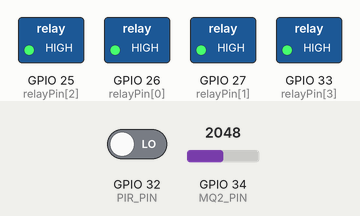
Bench run of a sketch on a simulated ESP32. On the bench: switched loads named in the sketch (green lamp = pin HIGH). The inputs (shaded band) are chosen by the test bench; at power-on: GPIO 32 (PIR_PIN) LOW, GPIO 34 (MQ2_PIN) = 2048. WiFi joins after 1.5 s; servers stay silent unless stated; no MQTT or app messages arrive unless stated; what the sketch prints to the serial monitor is not drawn.

Above: at 0.1 s.
At 72.6 s:
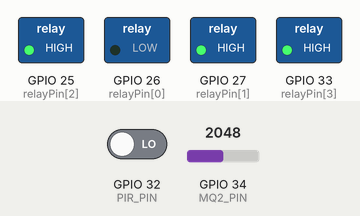
At 73.6 s:
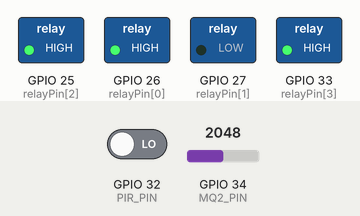
At 74.6 s:
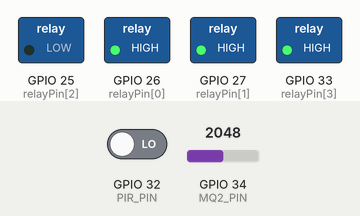
At 75.6 s:
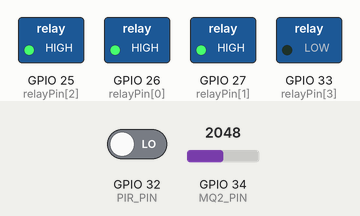
Timing chart, 0 to 77.5 s (numbered marks = the images above):
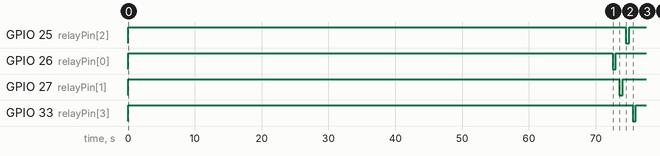

The sketch:

smart_home_esp32.ino
```cpp
#include <WiFi.h>
#include <WiFiClientSecure.h>
#include <PubSubClient.h>
#include <ArduinoJson.h>
#include "credentials.h" // 🔥 Security: Credentials stored in ignored file

/* ================= WIFI ================= */
const char* ssid = WIFI_SSID;
const char* pass = WIFI_PASS;

/* ================= MQTT (HiveMQ Cloud) ================= */
const char* mqtt_server = MQTT_SERVER;
const int   mqtt_port   = MQTT_PORT;
const char* mqtt_user   = MQTT_USER;
const char* mqtt_pass   = MQTT_PASS;

/* ================= MQTT TOPICS ================= */
const char* STATUS_TOPIC = "home/status"; // 🔥 NEW: For Online/Offline tracking
const char* GAS_TOPIC    = "home/sensor/gas";
const char* MOTION_TOPIC = "home/sensor/motion";

const char* RELAY_SET_TOPIC[4] = {
  "home/relay1/set",
  "home/relay2/set",
  "home/relay3/set",
  "home/relay4/set"
};

const char* RELAY_STATE_TOPIC[4] = {
  "home/relay1/state",
  "home/relay2/state",
  "home/relay3/state",
  "home/relay4/state"
};

/* ================= GPIO (SAFE PINS) ================= */
const int relayPin[4] = {26, 27, 25, 33};   // ACTIVE-LOW relays
const int PIR_PIN = 32;
const int MQ2_PIN = 34;                    // ADC only

/* ================= GAS LOGIC ================= */
const int GAS_THRESHOLD = 400;
const int NUM_SAMPLES = 10;
const unsigned long GAS_SUSTAIN_TIME = 10000;  // 10s high to confirm leak
bool gasLeakActive = false;
unsigned long leakStartTime = 0;
float baseline = 0;  // Auto-detected in setup

/* ================= PIR LOGIC ================= */
const unsigned long PIR_DEBOUNCE = 300;
int lastPirState = -1;
unsigned long lastPirTime = 0;

/* ================= RELAY STATE ================= */
bool relayState[4] = {false, false, false, false};

/* ================= MQTT CLIENT ================= */
WiFiClientSecure espClient;
PubSubClient client(espClient);

/* ================= UTILITY: AVERAGE ADC READ ================= */
float readAveragedMQ2() {
  long sum = 0;
  for (int i = 0; i < NUM_SAMPLES; i++) {
    sum += analogRead(MQ2_PIN);
    delay(10);
  }
  return (float)sum / NUM_SAMPLES;
}

/* ================= WIFI ================= */
void setup_wifi() {
  Serial.print("Connecting to WiFi: ");
  Serial.println(ssid);
  WiFi.begin(ssid,pass);

  unsigned long startAttemptTime = millis();
  while (WiFi.status() != WL_CONNECTED && millis() - startAttemptTime < 30000) {
    delay(500);
    Serial.print(".");
  }
  if (WiFi.status() == WL_CONNECTED) {
    Serial.println("\nWiFi connected");
    Serial.print("IP: "); Serial.println(WiFi.localIP());
  }
}

/* ================= RELAY STATE SYNC ================= */
void publishRelayStates() {
  for (int i = 0; i < 4; i++) {
    StaticJsonDocument<64> doc;
    doc["state"] = relayState[i] ? "ON" : "OFF";
    char payload[64];
    serializeJson(doc, payload);
    client.publish(RELAY_STATE_TOPIC[i], payload, true); // retained
    Serial.printf("[SYNC] Relay %d: %s\n", i+1, relayState[i] ? "ON" : "OFF");
  }
}

/* ================= MQTT CALLBACK ================= */
void mqttCallback(char* topic, byte* payload, unsigned int length) {
  payload[length] = '\0';
  String msg = String((char*)payload);
  Serial.printf("[MQTT INCOMING] Topic: %s | Payload: %s\n", topic, msg.c_str());

  for (int i = 0; i < 4; i++) {
    if (String(topic) == RELAY_SET_TOPIC[i]) {
      StaticJsonDocument<64> doc;
      if (deserializeJson(doc, msg) == DeserializationError::Ok) {
        bool newState = (doc["state"] == "ON");
        if (newState != relayState[i]) {
          relayState[i] = newState;
          digitalWrite(relayPin[i], relayState[i] ? LOW : HIGH);

          StaticJsonDocument<64> resp;
          resp["state"] = relayState[i] ? "ON" : "OFF";
          char out[64];
          serializeJson(resp, out);
          client.publish(RELAY_STATE_TOPIC[i], out, true);
        }
      }
    }
  }
}

/* ================= MQTT RECONNECT ================= */
void reconnect() {
  while (!client.connected()) {
    Serial.print("Connecting to MQTT...");

    // 🔥 ENHANCED: Connect with Last Will and Testament (LWT)
    if (client.connect("ESP32-SMART-HOME", mqtt_user, mqtt_pass, STATUS_TOPIC, 1, true, "OFFLINE")) {
      Serial.println("connected");

      client.publish(STATUS_TOPIC, "ONLINE", true);

      for (int i = 0; i < 4; i++) {
        client.subscribe(RELAY_SET_TOPIC[i]);
      }

      publishRelayStates();
    } else {
      Serial.print("failed, rc=");
      Serial.println(client.state());
      delay(5000);
    }
  }
}

/* ================= SETUP ================= */
void setup() {
  Serial.begin(115200);
  Serial.println("\n=== ESP32 Smart Home Boot ===");

  for (int i = 0; i < 4; i++) {
    pinMode(relayPin[i], OUTPUT);
    digitalWrite(relayPin[i], HIGH); // OFF
    Serial.printf("Relay %d (Pin %d): Initialized OFF\n", i+1, relayPin[i]);
  }

  pinMode(PIR_PIN, INPUT);
  pinMode(MQ2_PIN, INPUT);

  // MQ2 WARM-UP (60s)
  Serial.println("=== MQ2 Warm-Up (60s) ===");
  unsigned long warmUpStart = millis();
  while (millis() - warmUpStart < 60000) {
    if ((millis() - warmUpStart) % 10000 < 1000) {
      Serial.printf("Warming up... %ds\n", (int)((millis() - warmUpStart) / 1000));
    }
    delay(1000);
  }

  // AUTO-CALIBRATE BASELINE
  Serial.println("=== Calibrating MQ2 Baseline (10s) ===");
  float sumBaseline = 0;
  for (int i = 0; i < 10; i++) {
    sumBaseline += readAveragedMQ2();
    delay(1000);
    Serial.print(".");
  }
  baseline = sumBaseline / 10.0;
  Serial.printf("\nBaseline detected: %.0f\n", baseline);

  setup_wifi();

  espClient.setInsecure();
  client.setServer(mqtt_server, mqtt_port);
  client.setCallback(mqttCallback);

  // MANUAL RELAY TEST
  Serial.println("=== MANUAL RELAY TEST ===");
  for (int i = 0; i < 4; i++) {
    digitalWrite(relayPin[i], LOW); delay(500);
    digitalWrite(relayPin[i], HIGH); delay(500);
  }

  reconnect();
  Serial.println("System Ready");
}

/* ================= LOOP ================= */
void loop() {
  if (!client.connected()) reconnect();
  client.loop();

  unsigned long now = millis();

  // HEARTBEAT
  static unsigned long lastHeartbeat = 0;
  if (now - lastHeartbeat > 30000) {
    lastHeartbeat = now;
    client.publish(STATUS_TOPIC, "ONLINE", true);
  }

  /* -------- MQ-2 GAS SENSOR -------- */
  static unsigned long lastGasRead = 0;
  if (now - lastGasRead > 2000) {
    lastGasRead = now;
    float rawValue = readAveragedMQ2();

    if (rawValue > GAS_THRESHOLD) {
      if (!gasLeakActive) leakStartTime = now;
      if (now - leakStartTime >= GAS_SUSTAIN_TIME) {
        if (!gasLeakActive) {
          gasLeakActive = true;
          StaticJsonDocument<128> doc;
          doc["value"] = rawValue;
          doc["leak"] = true;
          doc["baseline"] = baseline;
          char payload[128];
          serializeJson(doc, payload);
          client.publish(GAS_TOPIC, payload);
          Serial.printf("[GAS ALERT] Leak confirmed: %.0f\n", rawValue);
        }
      }
    } else if (gasLeakActive) {
      gasLeakActive = false;
      StaticJsonDocument<128> doc;
      doc["value"] = rawValue;
      doc["leak"] = false;
      doc["baseline"] = baseline;
      char payload[128];
      serializeJson(doc, payload);
      client.publish(GAS_TOPIC, payload);
      Serial.println("[GAS CLEARED]");
    }
  }

  /* -------- PIR MOTION SENSOR -------- */
  int pirState = digitalRead(PIR_PIN);
  static int lastPirState = -1;
  static unsigned long lastPirTime = 0;

  if (pirState != lastPirState && (now - lastPirTime > PIR_DEBOUNCE)) {
    lastPirState = pirState;
    lastPirTime = now;
    StaticJsonDocument<64> doc;
    doc["motion"] = pirState;
    char payload[64];
    serializeJson(doc, payload);
    client.publish(MOTION_TOPIC, payload);
    Serial.println(pirState ? "[PIR] Motion Detected" : "[PIR] Clear");
  }

  delay(200);
}
```

credentials_template.h
```cpp
/*
 *  SMART HOME CREDENTIALS TEMPLATE
 *  Rename this file to 'credentials.h' and fill in your details.
 *  The 'credentials.h' file is already in .gitignore to keep your secrets safe.
 */

#ifndef CREDENTIALS_H
#define CREDENTIALS_H

// WiFi Credentials
const char* WIFI_SSID = "YOUR_WIFI_NAME";
const char* WIFI_PASS = "YOUR_WIFI_PASSWORD";

// MQTT (HiveMQ Cloud) Credentials
const char* MQTT_SERVER = "YOUR_HIVEMQ_URL.s1.eu.hivemq.cloud";
const int   MQTT_PORT   = 8883;
const char* MQTT_USER   = "YOUR_MQTT_USERNAME";
const char* MQTT_PASS   = "YOUR_MQTT_PASSWORD";

#endif
```
